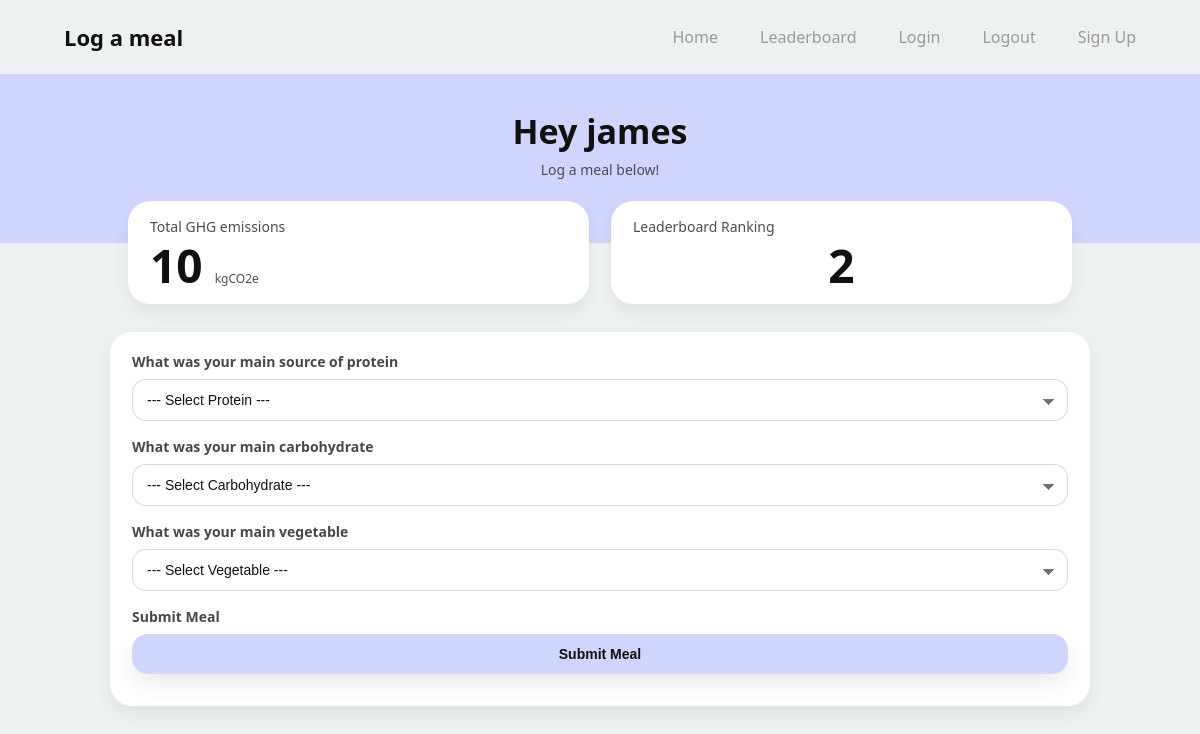
The app's page /log_meal (signed in), older data.
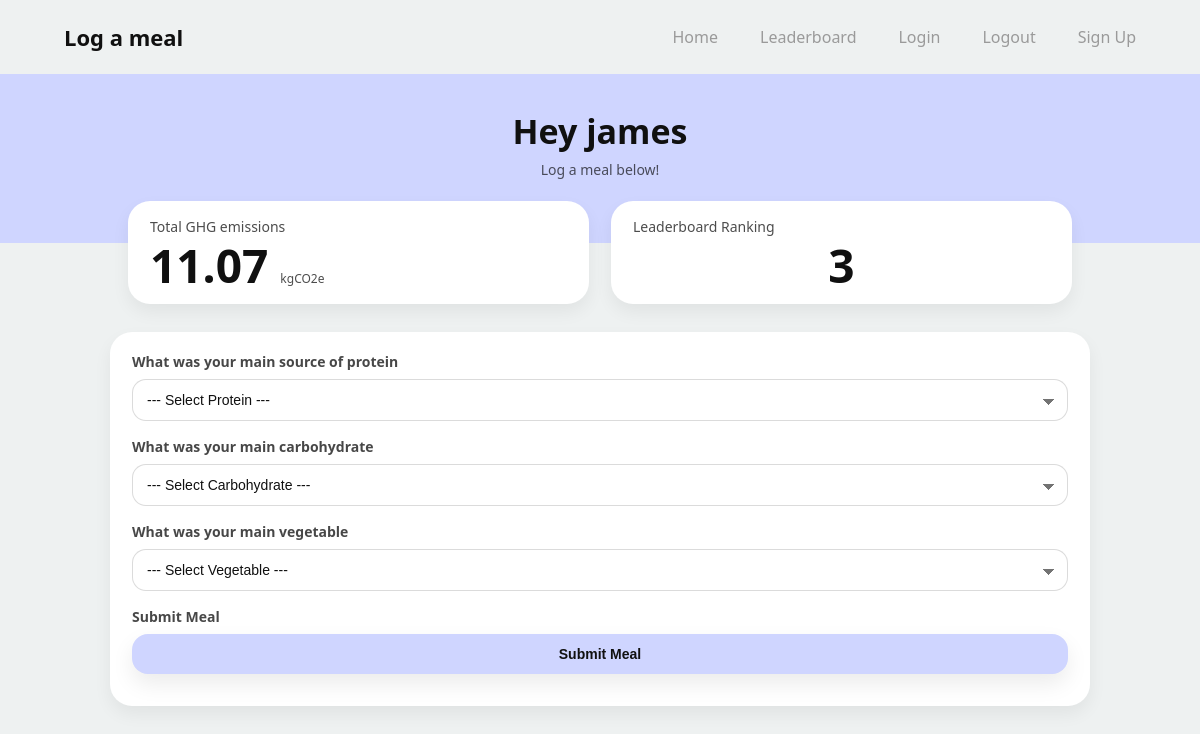
The same page, newer data.
### app/models.py (models this page shows, shortened)
class User(db.Model,UserMixin):
    __tablename__ = 'users'
    id: so.Mapped[int] = so.mapped_column(primary_key=True)
    username: so.Mapped[str] = so.mapped_column(sa.String(63), index=True, unique=True)
    email: so.Mapped[str] = so.mapped_column(sa.String(119), index=True, unique=True)
    password_hash: so.Mapped[Optional[str]] = so.mapped_column(sa.String(255))
    weekly_score: so.Mapped[int] = so.mapped_column(sa.Integer, index=True, default=0)
    meals: so.Mapped[list['Meal']] = so.relationship(back_populates='user')
    def get_leaderboard(self):
        leaderboard = []
        for user in User.query.all():
            leaderboard.append((user.weekly_score, user.username))
        leaderboard.sort()
        return leaderboard

### app/routes.py (the view, shortened to what this page needs)
@app.route("/log_meal",methods=["GET","POST"])
def log_meal():
    leaderboard = current_user.get_leaderboard()
    for i in leaderboard:
        if i[1] == current_user.username:
            rank = leaderboard.index(i) + 1
    emissions = current_user.weekly_score
    form = LogMeal()
    return render_template("log_meal.html",
                           form=form,
                           rank=rank,
                           emissions=emissions,
                           user_name=current_user.username)

### app/models.py (called while the page is built)
@login.user_loader
def load_user(id):
    return db.session.get(User, int(id))

### app/templates/log_meal.html (shortened to what this page needs)
{% extends "base.html" %}
{% block styles %}
<link rel="stylesheet" href="{{ url_for('static', filename='css/log_meal.css') }}">
{% endblock %}
{% block content %}
<main class="dash">
    <section class="dash-hero">
        <h1 class="dash-title">{{"Hey " + user_name if user_name else "You are not logged in" }}</h1>
        <p class="dash-subtitle">Log a meal below!</p>
    </section>
    <section class="stats">
        <div class="stat-card">
            <div class="stat-label">Total GHG emissions</div>
            <div class="stat-row">
                <div class="stat-value">{{ emissions|round(2) if emissions else 0 }}</div>
                <div class="stat-unit">kgCO2e</div>
            </div>
        </div>
        <div class="stat-card stat-card--right">
            <div class="stat-label">Leaderboard Ranking</div>
            <div class="rank-row">
                <div class="rank-value">{{ rank if rank else 0 }}</div>
            </div>
        </div>
    </section>
    <form action="" method="post" novalidate>
        <p>
            {{ form.protein_selected.label }} <br>
            {{ form.protein_selected }} <br>
        </p>
        <p> {{ form.carb_selected.label }} <br>
            {{ form.carb_selected }} <br>
        <p> {{ form.veg_selected.label }} <br>
            {{ form.veg_selected }} <br>
        </p>
        <p> {{ form.submit.label }}
            {{ form.submit }} <br>
        </p>
    </form>
</main>
{% endblock %}

Row changes from the older to the newer data that the page shows:
changed User "Hey james": weekly_score (not shown) → "11.07"
Text that changed along with them:
{{ rank if rank else 0 }}: "2" → "3"
{{ emissions|round(2) if emissions else 0 }}: "10" → (not shown)
